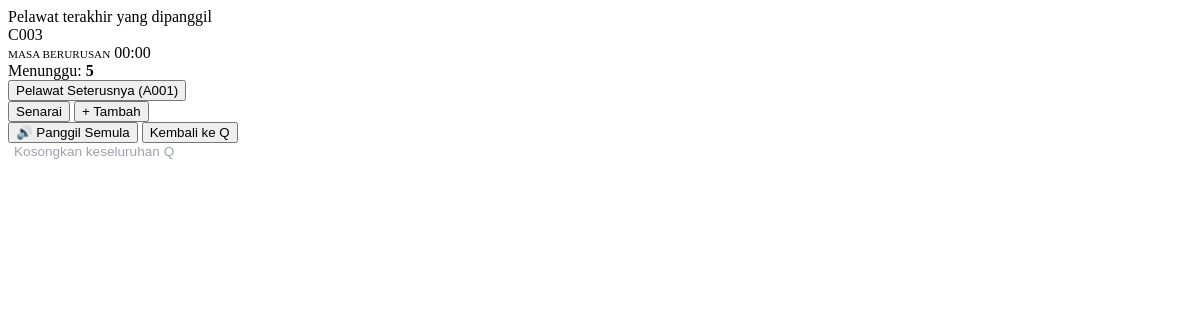
The page /q/tets/updates/ on the database as committed earlier.
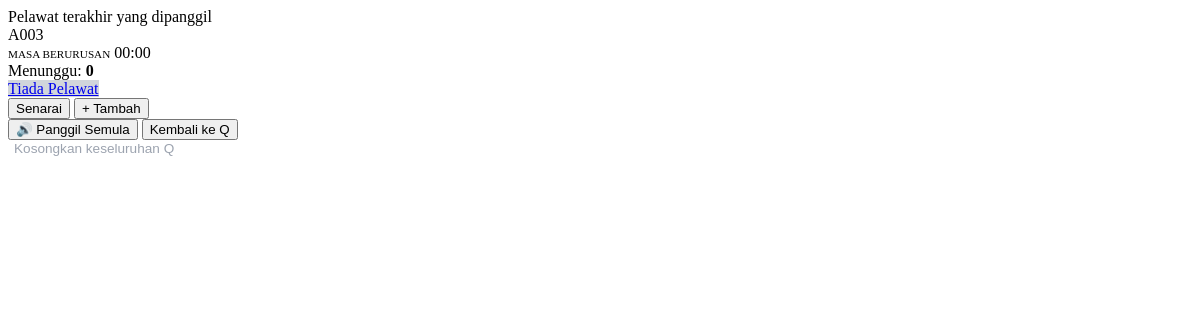
The same page on the database as committed later.
### queues/models.py (models this page shows, shortened)
class Visitor(models.Model):
    queue = models.ForeignKey(Queue, on_delete=models.CASCADE, related_name='visitors')
    name = models.CharField(max_length=100)
    number = models.IntegerField() # Nombor giliran (101, 102...)
    joined_at = models.DateTimeField(auto_now_add=True)
    served_at = models.DateTimeField(null=True, blank=True)
    STATUS_CHOICES = [
        ('WAITING', 'Waiting'),
        ('SERVING', 'Serving'),
        ('COMPLETED', 'Completed'),
    ]
    status = models.CharField(max_length=20, choices=STATUS_CHOICES, default='WAITING')
    is_returned = models.BooleanField(default=False)
    is_invited = models.BooleanField(default=False)
    SERVICE_CHOICES = [
        ('A', 'Pendaftaran'),
        ('B', 'Pembayaran'),
        ('C', 'Pertanyaan'),
    ]
    service_type = models.CharField(max_length=1, choices=SERVICE_CHOICES, default='A')
    @property
    def ticket_number(self):
        return f"{self.service_type}{self.number:03d}"

### queues/views.py (the view)
# urls.py: path('q/<slug:slug>/updates/', views.get_admin_updates, name='get_admin_updates'),
def get_admin_updates(request, slug):
    queue = get_object_or_404(Queue, slug=slug)
    current_serving = Visitor.objects.filter(queue=queue, status='SERVING').first()
    all_waiting_visitors = Visitor.objects.filter(queue=queue, status='WAITING') \
                                          .order_by('is_returned', 'id')
    waiting_count = all_waiting_visitors.count()
    next_visitor = all_waiting_visitors.first()
    context = {
        'queue': queue,
        'current_serving': current_serving,
        'all_waiting_visitors': all_waiting_visitors,
        'waiting_count': waiting_count,
        'next_visitor': next_visitor,
    }
    return render(request, 'queues/partials/admin_board.html', context)

### queues/templates/queues/partials/admin_board.html
<div id="status-card-area" class="status-card" hx-swap-oob="true">
    <div class="status-label">Pelawat terakhir yang dipanggil</div>
    <div class="status-number" id="display-number">
        {% if current_serving %}
            {{ current_serving.ticket_number }}
        {% else %}
            --
        {% endif %}
    </div>
{% if current_serving and current_serving.served_at %}
        <div class="mt-2 p-2 rounded bg-dark bg-opacity-25 d-inline-block">
            <small class="text-white-50 d-block" style="font-size: 0.7rem;">MASA BERURUSAN</small>
            <span class="live-timer fw-bold text-white fs-4"
                  data-start="{{ current_serving.served_at|date:'c' }}">
                  00:00
            </span>
        </div>
    {% endif %}
    <div class="status-sub mt-3">
        Menunggu: <strong>{{ waiting_count }}</strong>
    </div>
</div>
<div id="controls-area" class="controls-area" hx-swap-oob="true">
    {% if next_visitor %}
        <button
            id="btn-next"
            hx-get="{% url 'call_next' queue.slug %}"
            hx-swap="none"
            class="btn-app btn-primary-app">
            Pelawat Seterusnya ({{ next_visitor.ticket_number }})
        </button>
    {% else %}
        <a href="#" class="btn-app btn-primary-app disabled" style="background-color: #d1d5db; pointer-events: none;">
            Tiada Pelawat
        </a>
    {% endif %}
    <div class="action-grid">
        <button id="btn-list" onclick="openNumberModal()" class="btn-app btn-secondary-app">Senarai</button>
        <button id="btn-add" onclick="openAddModal()" class="btn-app btn-secondary-app">+ Tambah</button>
    </div>
    {% if current_serving %}
        <div class="action-grid mt-2">
            <button
                id="btn-recall"
                hx-get="{% url 'invite_specific_visitor' current_serving.id %}"
                hx-swap="none"
                class="btn-app btn-secondary-app text-primary border-primary fw-bold">
                🔊 Panggil Semula
            </button>
            <button onclick="showConfirmModal('{{ current_serving.id }}', '{{ current_serving.ticket_number }}')" class="btn-app btn-secondary-app text-danger border-danger">
                Kembali ke Q
            </button>
        </div>
    {% endif %}
    <div class="text-center mt-2">
        <button onclick="openRemoveModal()" style="background:none; border:none; color:#9ca3af; font-size:0.85rem; cursor:pointer;">
            Kosongkan keseluruhan Q
        </button>
    </div>
</div>

Rows that differ between the two databases and show on the page:
removed Visitor: ticket_number "C003"
removed Visitor: ticket_number "A001"
added Visitor: ticket_number "A003"
Other text that changed with them:
{{ waiting_count }}: "5" → "0"
text no longer shown: "Pelawat Seterusnya ( )"
text now shown: "Tiada Pelawat"
